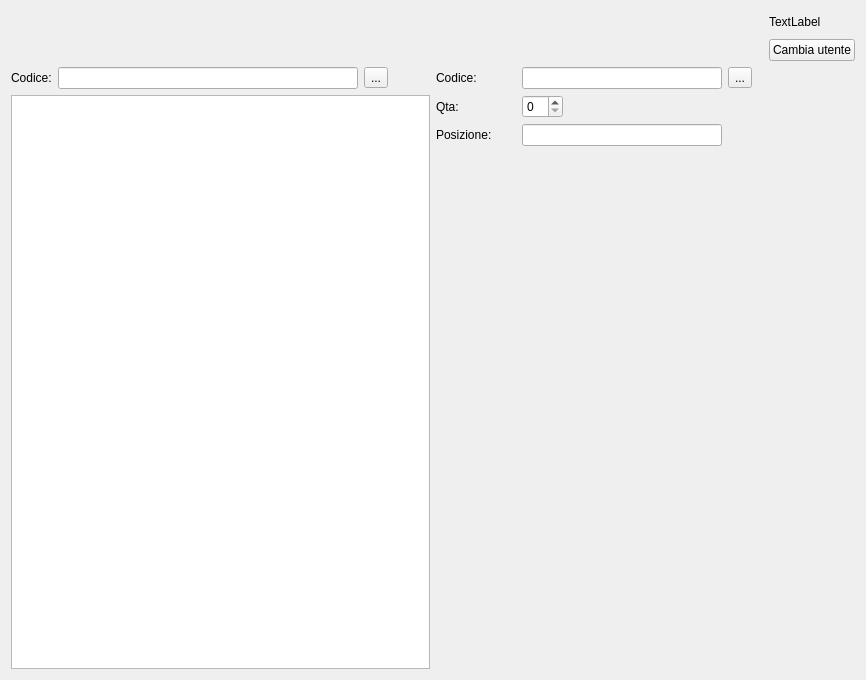
<?xml version="1.0" encoding="UTF-8"?>
<ui version="4.0">
 <class>screenMainDeposito</class>
 <widget class="QWidget" name="screenMainDeposito">
  <property name="geometry">
   <rect>
    <x>0</x>
    <y>0</y>
    <width>866</width>
    <height>680</height>
   </rect>
  </property>
  <property name="windowTitle">
   <string>Form</string>
  </property>
  <layout class="QGridLayout" name="gridLayout_9">
   <item row="0" column="0" colspan="2">
    <layout class="QGridLayout" name="gridLayout_3">
     <item row="0" column="2">
      <layout class="QGridLayout" name="gridLayout_2">
       <item row="1" column="0">
        <widget class="QPushButton" name="button_cambiaLogin">
         <property name="text">
          <string>Cambia utente</string>
         </property>
        </widget>
       </item>
       <item row="0" column="0">
        <widget class="QLabel" name="label_utenteLog">
         <property name="text">
          <string>TextLabel</string>
         </property>
        </widget>
       </item>
      </layout>
     </item>
     <item row="0" column="1">
      <spacer name="horizontalSpacer">
       <property name="orientation">
        <enum>Qt::Horizontal</enum>
       </property>
       <property name="sizeHint" stdset="0">
        <size>
         <width>40</width>
         <height>20</height>
        </size>
       </property>
      </spacer>
     </item>
     <item row="0" column="0">
      <widget class="QWidget" name="w_toolBar" native="true">
       <property name="minimumSize">
        <size>
         <width>500</width>
         <height>50</height>
        </size>
       </property>
       <property name="maximumSize">
        <size>
         <width>500</width>
         <height>50</height>
        </size>
       </property>
       <layout class="QGridLayout" name="gridLayout">
        <item row="0" column="0">
         <layout class="QHBoxLayout" name="layoyt_toolbar"/>
        </item>
       </layout>
      </widget>
     </item>
    </layout>
   </item>
   <item row="1" column="0" rowspan="4">
    <layout class="QGridLayout" name="gridLayout_5">
     <item row="0" column="0">
      <layout class="QGridLayout" name="gridLayout_4">
       <item row="0" column="0">
        <widget class="QLabel" name="label">
         <property name="text">
          <string>Codice:</string>
         </property>
        </widget>
       </item>
       <item row="0" column="1">
        <widget class="QLineEdit" name="l_cercaCodice">
         <property name="minimumSize">
          <size>
           <width>300</width>
           <height>0</height>
          </size>
         </property>
         <property name="maximumSize">
          <size>
           <width>300</width>
           <height>16777215</height>
          </size>
         </property>
        </widget>
       </item>
       <item row="0" column="2">
        <widget class="QToolButton" name="tb_cerca">
         <property name="text">
          <string>...</string>
         </property>
        </widget>
       </item>
       <item row="0" column="3">
        <spacer name="horizontalSpacer_2">
         <property name="orientation">
          <enum>Qt::Horizontal</enum>
         </property>
         <property name="sizeHint" stdset="0">
          <size>
           <width>40</width>
           <height>20</height>
          </size>
         </property>
        </spacer>
       </item>
      </layout>
     </item>
     <item row="1" column="0">
      <widget class="QTableView" name="tableView"/>
     </item>
    </layout>
   </item>
   <item row="1" column="1">
    <layout class="QGridLayout" name="gridLayout_6">
     <item row="0" column="1">
      <widget class="QLineEdit" name="l_insertCodice">
       <property name="minimumSize">
        <size>
         <width>200</width>
         <height>0</height>
        </size>
       </property>
      </widget>
     </item>
     <item row="0" column="3">
      <spacer name="horizontalSpacer_4">
       <property name="orientation">
        <enum>Qt::Horizontal</enum>
       </property>
       <property name="sizeHint" stdset="0">
        <size>
         <width>40</width>
         <height>20</height>
        </size>
       </property>
      </spacer>
     </item>
     <item row="0" column="0">
      <widget class="QLabel" name="label_2">
       <property name="minimumSize">
        <size>
         <width>80</width>
         <height>0</height>
        </size>
       </property>
       <property name="text">
        <string>Codice:</string>
       </property>
      </widget>
     </item>
     <item row="0" column="2">
      <widget class="QToolButton" name="tb_attivaCercaArticolo">
       <property name="text">
        <string>...</string>
       </property>
      </widget>
     </item>
    </layout>
   </item>
   <item row="2" column="1">
    <layout class="QGridLayout" name="gridLayout_8">
     <item row="0" column="0">
      <widget class="QLabel" name="label_4">
       <property name="minimumSize">
        <size>
         <width>80</width>
         <height>0</height>
        </size>
       </property>
       <property name="text">
        <string>Qta:</string>
       </property>
      </widget>
     </item>
     <item row="0" column="2">
      <spacer name="horizontalSpacer_5">
       <property name="orientation">
        <enum>Qt::Horizontal</enum>
       </property>
       <property name="sizeHint" stdset="0">
        <size>
         <width>40</width>
         <height>20</height>
        </size>
       </property>
      </spacer>
     </item>
     <item row="0" column="1">
      <widget class="QSpinBox" name="spinBox_qta"/>
     </item>
    </layout>
   </item>
   <item row="3" column="1">
    <layout class="QGridLayout" name="gridLayout_7">
     <item row="0" column="0">
      <widget class="QLabel" name="label_3">
       <property name="minimumSize">
        <size>
         <width>80</width>
         <height>0</height>
        </size>
       </property>
       <property name="text">
        <string>Posizione:</string>
       </property>
      </widget>
     </item>
     <item row="0" column="1">
      <widget class="QLineEdit" name="l_insertPosizione">
       <property name="minimumSize">
        <size>
         <width>200</width>
         <height>0</height>
        </size>
       </property>
      </widget>
     </item>
     <item row="0" column="2">
      <spacer name="horizontalSpacer_3">
       <property name="orientation">
        <enum>Qt::Horizontal</enum>
       </property>
       <property name="sizeHint" stdset="0">
        <size>
         <width>40</width>
         <height>20</height>
        </size>
       </property>
      </spacer>
     </item>
    </layout>
   </item>
   <item row="4" column="1">
    <spacer name="verticalSpacer">
     <property name="orientation">
      <enum>Qt::Vertical</enum>
     </property>
     <property name="sizeHint" stdset="0">
      <size>
       <width>20</width>
       <height>98</height>
      </size>
     </property>
    </spacer>
   </item>
  </layout>
 </widget>
 <resources/>
 <connections/>
</ui>
